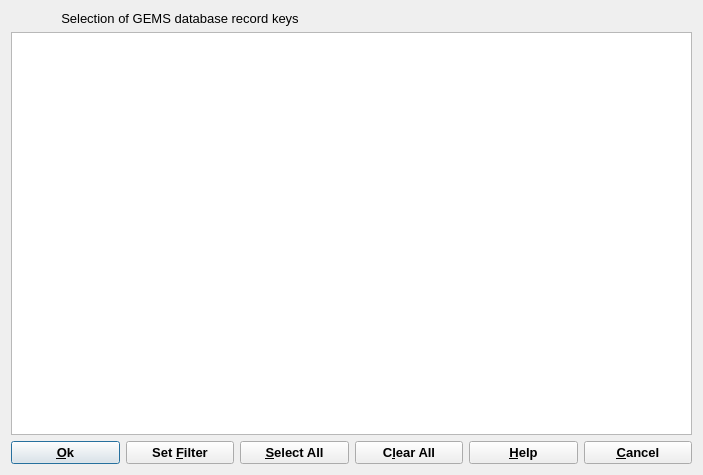
<?xml version="1.0" encoding="UTF-8"?>
<ui version="4.0">
 <author>Andy Rysin &lt;arysin@yahoo.com&gt;</author>
 <class>KeyDialogData</class>
 <widget class="QDialog" name="KeyDialogData">
  <property name="windowModality">
   <enum>Qt::WindowModal</enum>
  </property>
  <property name="geometry">
   <rect>
    <x>0</x>
    <y>0</y>
    <width>703</width>
    <height>475</height>
   </rect>
  </property>
  <property name="minimumSize">
   <size>
    <width>0</width>
    <height>0</height>
   </size>
  </property>
  <property name="font">
   <font>
    <pointsize>10</pointsize>
   </font>
  </property>
  <property name="windowTitle">
   <string>List of GEMS database record keys</string>
  </property>
  <property name="sizeGripEnabled">
   <bool>false</bool>
  </property>
  <property name="modal">
   <bool>true</bool>
  </property>
  <layout class="QGridLayout" name="gridLayout">
   <item row="0" column="0" colspan="3">
    <widget class="QLabel" name="pLabel">
     <property name="text">
      <string>Selection of GEMS database record keys</string>
     </property>
     <property name="alignment">
      <set>Qt::AlignCenter</set>
     </property>
     <property name="wordWrap">
      <bool>false</bool>
     </property>
    </widget>
   </item>
   <item row="1" column="0" colspan="6">
    <widget class="QListWidget" name="pList">
     <property name="sizePolicy">
      <sizepolicy hsizetype="Expanding" vsizetype="Expanding">
       <horstretch>0</horstretch>
       <verstretch>0</verstretch>
      </sizepolicy>
     </property>
     <property name="palette">
      <palette>
       <active>
        <colorrole role="Highlight">
         <brush brushstyle="SolidPattern">
          <color alpha="255">
           <red>49</red>
           <green>106</green>
           <blue>197</blue>
          </color>
         </brush>
        </colorrole>
        <colorrole role="HighlightedText">
         <brush brushstyle="SolidPattern">
          <color alpha="255">
           <red>255</red>
           <green>255</green>
           <blue>255</blue>
          </color>
         </brush>
        </colorrole>
       </active>
       <inactive>
        <colorrole role="Highlight">
         <brush brushstyle="SolidPattern">
          <color alpha="255">
           <red>49</red>
           <green>106</green>
           <blue>197</blue>
          </color>
         </brush>
        </colorrole>
        <colorrole role="HighlightedText">
         <brush brushstyle="SolidPattern">
          <color alpha="255">
           <red>255</red>
           <green>255</green>
           <blue>255</blue>
          </color>
         </brush>
        </colorrole>
       </inactive>
       <disabled>
        <colorrole role="Highlight">
         <brush brushstyle="SolidPattern">
          <color alpha="255">
           <red>49</red>
           <green>106</green>
           <blue>197</blue>
          </color>
         </brush>
        </colorrole>
        <colorrole role="HighlightedText">
         <brush brushstyle="SolidPattern">
          <color alpha="255">
           <red>255</red>
           <green>255</green>
           <blue>255</blue>
          </color>
         </brush>
        </colorrole>
       </disabled>
      </palette>
     </property>
     <property name="selectionBehavior">
      <enum>QAbstractItemView::SelectRows</enum>
     </property>
     <property name="resizeMode">
      <enum>QListView::Adjust</enum>
     </property>
    </widget>
   </item>
   <item row="2" column="0">
    <widget class="QPushButton" name="PushButton1">
     <property name="sizePolicy">
      <sizepolicy hsizetype="Minimum" vsizetype="Minimum">
       <horstretch>0</horstretch>
       <verstretch>0</verstretch>
      </sizepolicy>
     </property>
     <property name="minimumSize">
      <size>
       <width>100</width>
       <height>0</height>
      </size>
     </property>
     <property name="font">
      <font>
       <weight>75</weight>
       <bold>true</bold>
      </font>
     </property>
     <property name="text">
      <string>&amp;Ok</string>
     </property>
     <property name="shortcut">
      <string>Alt+O</string>
     </property>
     <property name="default">
      <bool>true</bool>
     </property>
    </widget>
   </item>
   <item row="2" column="1">
    <widget class="QPushButton" name="pFilterButton">
     <property name="sizePolicy">
      <sizepolicy hsizetype="Minimum" vsizetype="Minimum">
       <horstretch>0</horstretch>
       <verstretch>0</verstretch>
      </sizepolicy>
     </property>
     <property name="font">
      <font>
       <weight>75</weight>
       <bold>true</bold>
      </font>
     </property>
     <property name="toolTip">
      <string>Here you can specify a template to filter a large list of record keys</string>
     </property>
     <property name="text">
      <string>Set &amp;Filter</string>
     </property>
    </widget>
   </item>
   <item row="2" column="2">
    <widget class="QPushButton" name="pButton2">
     <property name="sizePolicy">
      <sizepolicy hsizetype="Minimum" vsizetype="Minimum">
       <horstretch>0</horstretch>
       <verstretch>0</verstretch>
      </sizepolicy>
     </property>
     <property name="font">
      <font>
       <weight>75</weight>
       <bold>true</bold>
      </font>
     </property>
     <property name="toolTip">
      <string>Here you can selected all list of record keys</string>
     </property>
     <property name="text">
      <string>&amp;Select All</string>
     </property>
    </widget>
   </item>
   <item row="2" column="3">
    <widget class="QPushButton" name="pButton3">
     <property name="sizePolicy">
      <sizepolicy hsizetype="Minimum" vsizetype="Minimum">
       <horstretch>0</horstretch>
       <verstretch>0</verstretch>
      </sizepolicy>
     </property>
     <property name="font">
      <font>
       <weight>75</weight>
       <bold>true</bold>
      </font>
     </property>
     <property name="toolTip">
      <string>Here you can clearing all selection</string>
     </property>
     <property name="text">
      <string>C&amp;lear All</string>
     </property>
    </widget>
   </item>
   <item row="2" column="4">
    <widget class="QPushButton" name="bHelp">
     <property name="sizePolicy">
      <sizepolicy hsizetype="Minimum" vsizetype="Minimum">
       <horstretch>0</horstretch>
       <verstretch>0</verstretch>
      </sizepolicy>
     </property>
     <property name="font">
      <font>
       <weight>75</weight>
       <bold>true</bold>
      </font>
     </property>
     <property name="text">
      <string>&amp;Help</string>
     </property>
     <property name="shortcut">
      <string>F1</string>
     </property>
    </widget>
   </item>
   <item row="2" column="5">
    <widget class="QPushButton" name="PushButton3">
     <property name="sizePolicy">
      <sizepolicy hsizetype="Minimum" vsizetype="Minimum">
       <horstretch>0</horstretch>
       <verstretch>0</verstretch>
      </sizepolicy>
     </property>
     <property name="minimumSize">
      <size>
       <width>100</width>
       <height>0</height>
      </size>
     </property>
     <property name="font">
      <font>
       <weight>75</weight>
       <bold>true</bold>
      </font>
     </property>
     <property name="text">
      <string>&amp;Cancel</string>
     </property>
     <property name="shortcut">
      <string>Alt+C</string>
     </property>
    </widget>
   </item>
  </layout>
 </widget>
 <layoutdefault spacing="6" margin="11"/>
 <tabstops>
  <tabstop>PushButton1</tabstop>
  <tabstop>pFilterButton</tabstop>
  <tabstop>pButton2</tabstop>
  <tabstop>pButton3</tabstop>
  <tabstop>PushButton3</tabstop>
 </tabstops>
 <resources/>
 <connections>
  <connection>
   <sender>PushButton1</sender>
   <signal>clicked()</signal>
   <receiver>KeyDialogData</receiver>
   <slot>accept()</slot>
   <hints>
    <hint type="sourcelabel">
     <x>20</x>
     <y>20</y>
    </hint>
    <hint type="destinationlabel">
     <x>20</x>
     <y>20</y>
    </hint>
   </hints>
  </connection>
  <connection>
   <sender>PushButton3</sender>
   <signal>clicked()</signal>
   <receiver>KeyDialogData</receiver>
   <slot>reject()</slot>
   <hints>
    <hint type="sourcelabel">
     <x>20</x>
     <y>20</y>
    </hint>
    <hint type="destinationlabel">
     <x>20</x>
     <y>20</y>
    </hint>
   </hints>
  </connection>
  <connection>
   <sender>pFilterButton</sender>
   <signal>clicked()</signal>
   <receiver>KeyDialogData</receiver>
   <slot>CmFilter()</slot>
   <hints>
    <hint type="sourcelabel">
     <x>20</x>
     <y>20</y>
    </hint>
    <hint type="destinationlabel">
     <x>20</x>
     <y>20</y>
    </hint>
   </hints>
  </connection>
  <connection>
   <sender>pButton2</sender>
   <signal>clicked()</signal>
   <receiver>KeyDialogData</receiver>
   <slot>CmSelectAll()</slot>
   <hints>
    <hint type="sourcelabel">
     <x>20</x>
     <y>20</y>
    </hint>
    <hint type="destinationlabel">
     <x>20</x>
     <y>20</y>
    </hint>
   </hints>
  </connection>
  <connection>
   <sender>pButton3</sender>
   <signal>clicked()</signal>
   <receiver>KeyDialogData</receiver>
   <slot>CmClearAll()</slot>
   <hints>
    <hint type="sourcelabel">
     <x>20</x>
     <y>20</y>
    </hint>
    <hint type="destinationlabel">
     <x>20</x>
     <y>20</y>
    </hint>
   </hints>
  </connection>
 </connections>
</ui>
